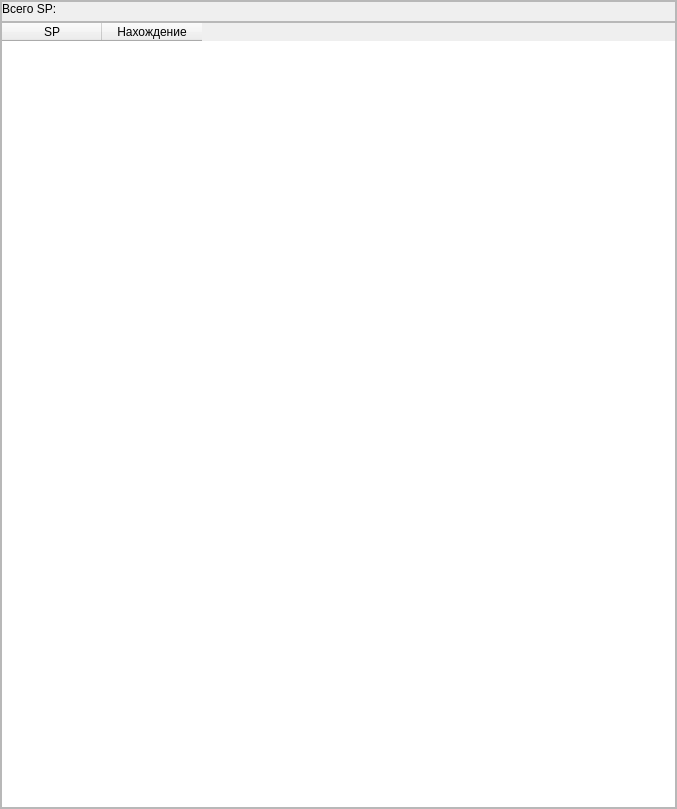
                           <widget class="QWidget" name="scrollAreaWidgetContents_3">
                            <property name="geometry">
                             <rect>
                              <x>0</x>
                              <y>0</y>
                              <width>677</width>
                              <height>809</height>
                             </rect>
                            </property>
                            <layout class="QVBoxLayout" name="verticalLayout_sp_operator">
                             <property name="leftMargin">
                              <number>0</number>
                             </property>
                             <property name="topMargin">
                              <number>0</number>
                             </property>
                             <property name="rightMargin">
                              <number>0</number>
                             </property>
                             <property name="bottomMargin">
                              <number>0</number>
                             </property>
                             <item>
                              <widget class="QFrame" name="frame_count_sp">
                               <property name="styleSheet">
                                <string notr="true"/>
                               </property>
                               <property name="frameShape">
                                <enum>QFrame::StyledPanel</enum>
                               </property>
                               <property name="frameShadow">
                                <enum>QFrame::Raised</enum>
                               </property>
                               <layout class="QVBoxLayout" name="verticalLayout_14">
                                <property name="spacing">
                                 <number>0</number>
                                </property>
                                <property name="leftMargin">
                                 <number>0</number>
                                </property>
                                <property name="topMargin">
                                 <number>0</number>
                                </property>
                                <property name="rightMargin">
                                 <number>0</number>
                                </property>
                                <property name="bottomMargin">
                                 <number>0</number>
                                </property>
                                <item>
                                 <widget class="QFrame" name="frame_10">
                                  <property name="frameShape">
                                   <enum>QFrame::StyledPanel</enum>
                                  </property>
                                  <property name="frameShadow">
                                   <enum>QFrame::Raised</enum>
                                  </property>
                                  <layout class="QHBoxLayout" name="horizontalLayout_6">
                                   <property name="spacing">
                                    <number>0</number>
                                   </property>
                                   <property name="leftMargin">
                                    <number>0</number>
                                   </property>
                                   <property name="topMargin">
                                    <number>0</number>
                                   </property>
                                   <property name="rightMargin">
                                    <number>0</number>
                                   </property>
                                   <property name="bottomMargin">
                                    <number>5</number>
                                   </property>
                                   <item>
                                    <widget class="QLabel" name="label">
                                     <property name="minimumSize">
                                      <size>
                                       <width>80</width>
                                       <height>0</height>
                                      </size>
                                     </property>
                                     <property name="maximumSize">
                                      <size>
                                       <width>80</width>
                                       <height>16777215</height>
                                      </size>
                                     </property>
                                     <property name="text">
                                      <string>Всего SP:</string>
                                     </property>
                                    </widget>
                                   </item>
                                   <item>
                                    <widget class="QLabel" name="count_sp">
                                     <property name="text">
                                      <string/>
                                     </property>
                                    </widget>
                                   </item>
                                  </layout>
                                 </widget>
                                </item>
                                <item>
                                 <widget class="QTableWidget" name="sp_operator">
                                  <property name="styleSheet">
                                   <string notr="true"/>
                                  </property>
                                  <property name="sortingEnabled">
                                   <bool>true</bool>
                                  </property>
                                  <attribute name="horizontalHeaderShowSortIndicator" stdset="0">
                                   <bool>false</bool>
                                  </attribute>
                                  <attribute name="verticalHeaderShowSortIndicator" stdset="0">
                                   <bool>true</bool>
                                  </attribute>
                                  <column>
                                   <property name="text">
                                    <string>SP</string>
                                   </property>
                                  </column>
                                  <column>
                                   <property name="text">
                                    <string>Нахождение</string>
                                   </property>
                                  </column>
                                 </widget>
                                </item>
                               </layout>
                              </widget>
                             </item>
                            </layout>
                           </widget>
